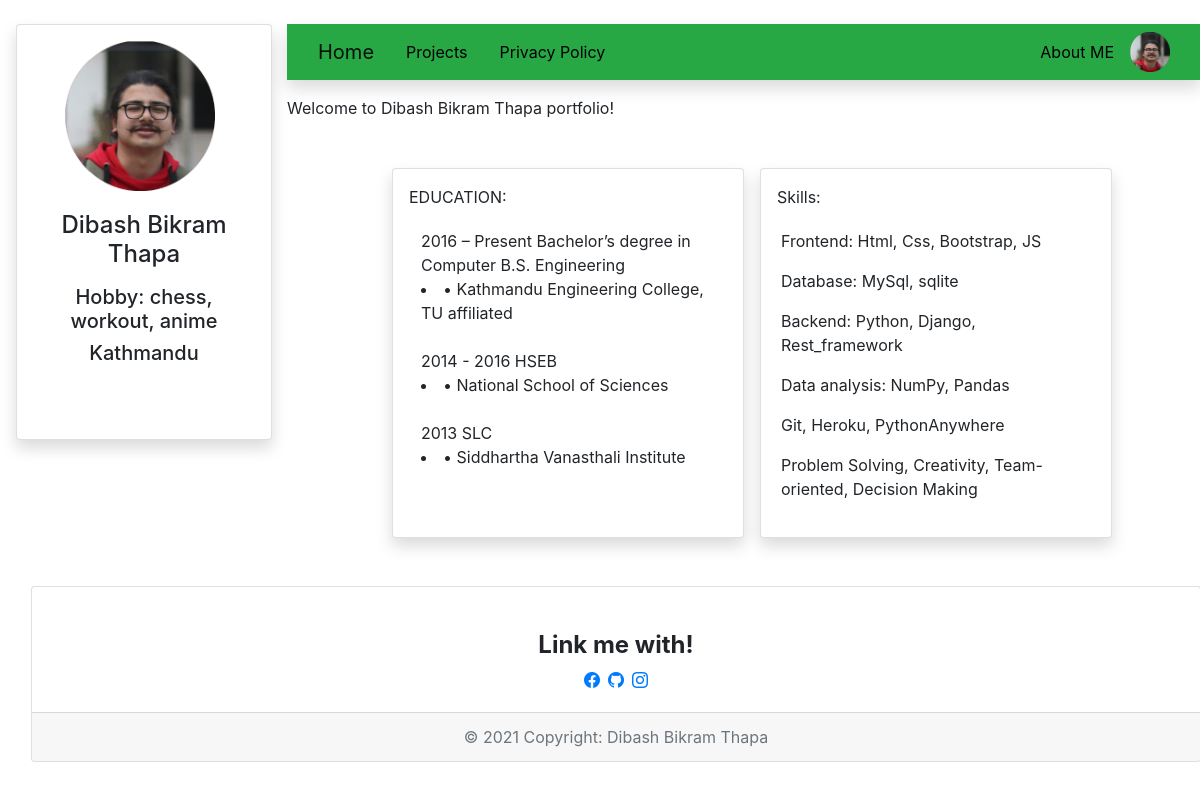
The app's page /, older data.
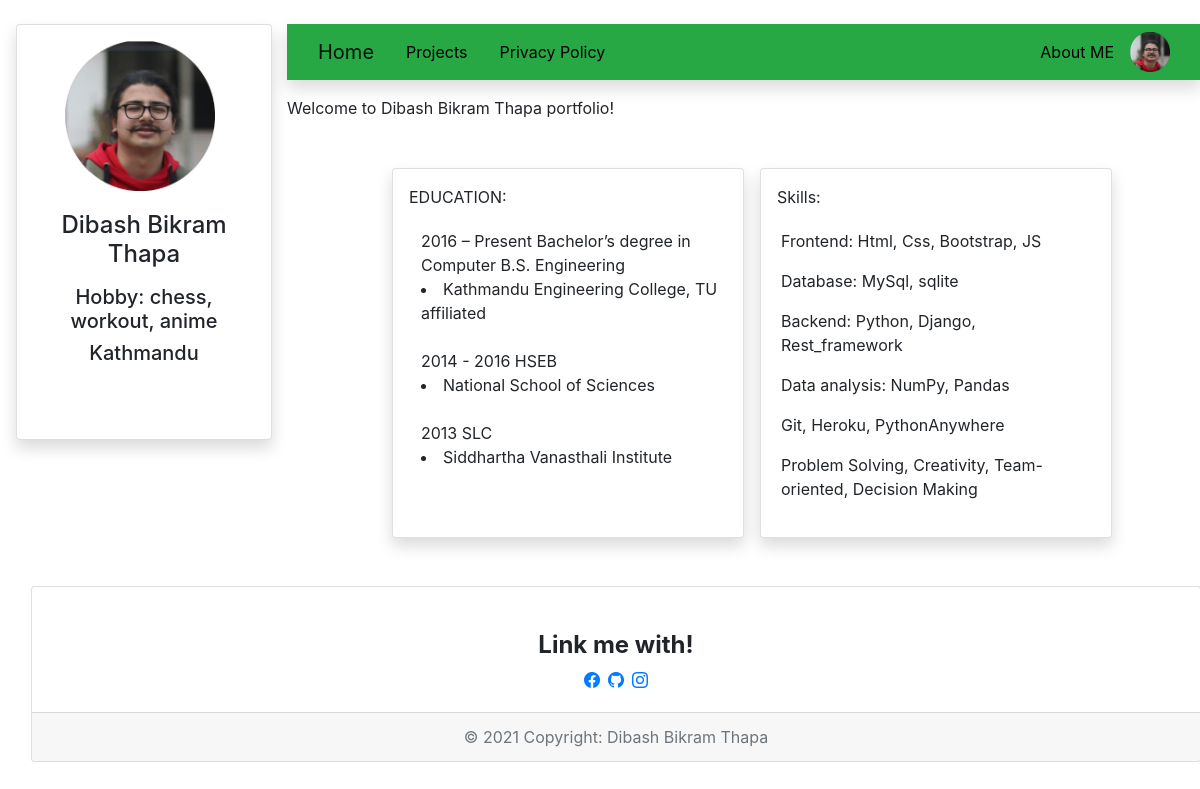
The same page, newer data.
### portfolioApp/models.py (models this page shows, shortened)
class Profile(models.Model):
    user=models.CharField(max_length=20, unique=True)
    profilepic=models.ImageField(upload_to='profilepic', blank=True)
    text = models.TextField()
    address=models.CharField(max_length=100)
    company=models.CharField(max_length=100, blank=True)
    UTitle = models.TextField(blank=True)
    University = models.TextField(blank=True)
    HTitle = models.TextField(blank=True)
    Highschool = models.TextField(blank=True)
    STitle = models.TextField(blank=True)
    School = models.TextField(blank=True)
    skill1=models.CharField(max_length=100)
    skill2=models.CharField(max_length=100)
    skill3=models.CharField(max_length=100)
    skill4=models.CharField(max_length=100)
    skill5=models.CharField(max_length=100)
    skill6=models.CharField(max_length=100)

### portfolioApp/views.py (the view)
# urls.py: path('', views.PortfolioView.as_view(), name='homeview'),
class PortfolioView(ListView):
    model = Profile
    template_name='portfolioApp/portfolioview.html'
    extra_context={'homecheck':True}

### portfolioApp/templates/portfolioApp/portfolioview.html (shortened to what this page needs)
<!DOCTYPE html>
{% load static %}
<html lang="en" dir="ltr">
  <head>
    <link rel="stylesheet" href="https://stackpath.bootstrapcdn.com/bootstrap/4.4.1/css/bootstrap.min.css">
  <link href="https://cdn.jsdelivr.net/npm/bootstrap-icons@1.5.0/font/bootstrap-icons.css" rel="stylesheet">
  <link rel="stylesheet" href="{% static "css/style.css" %}"/>
  </head>
  <body>
    <div class="ml-3 container-fluid">
      <div class="row mt-3 pt-2">
        {%for item in profile_list %}
        <div class=" card shadow text-center" style="width:16rem; height:26rem;">
            {% if item.profilepic %}
              <img class="card-img-left ml-5 mt-3" src="{{ item.profilepic.url }}" alt="fail"
                height="150" width="150">
            {% endif %}
            <div class="card-body">
              <div class="card-title ">
                <h4>{{item.user}}</h4>
              </div>
                <p class="card-text ">
                <h5>{{item.text}}</h5>
                <h5>{{item.address}}</h5>
              </p>
            </div>
        </div>
        {% endfor %}
        <div class="col-md ">
            <div class="row-md">
              <nav class="navbar navbar-light shadow bg-success">
                <div class="container-fluid">
                    <a class="navbar-brand"  href="{% url "portfolioapp:homeview" %}">Home</a>
                      <a class=" nav-link navlink"  href="{% url "portfolioapp:projectview" %}">Projects</a>
                      <a class=" nav-link navlink" href="https://www.termsfeed.com/live/c84125ad-23d1-4af6-bb91-b7043e99c937">Privacy Policy</a>
                  <div class="nav ml-auto" >
                      <a class=" nav-link navlink"  href="{% url "portfolioapp:aboutme" %}">About ME</a>
                        {%for item in profile_list %}
                      <img src="{{ item.profilepic.url }}" height="40" width="40">
                      {% endfor %}
                    </div>
                </div>
              </nav>
              </div>
              {% if homecheck %}
              <div class="mt-3 ">
                  {%for item in profile_list %}
                    Welcome to {{item.user}} portfolio!<br><BR>
                <div class="row justify-content-center">
                  <div class="mt-4 pt-3 ml-3 card shadow" style='width:22rem;'>
                      <div class="ml-3 card-head ">EDUCATION:</div>
                  <div class="card-body">
                    <div class="ml-2">
                    {{item.UTitle}}<br>
                    <li>{{item.University}}</li><Br>
                    {{item.HTitle}}<br>
                    <li>{{item.Highschool}}</li><BR>
                    {{item.STitle}}<br>
                    <li>{{item.School}}</li>
                  </div>
                      </div>
                    </div>
                  <div class="mt-4 pt-3 ml-3 card shadow " style='width:22rem;'>
                    <div class="ml-3 card-head">Skills:   </div>
                    <div class="card-body">
                    <p>{{item.skill1}}</p>
                      <p>{{item.skill2}}  </p>
                      <p>{{item.skill3}}  </p>
                    <p>  {{item.skill4}}  </p>
                    <p>  {{item.skill5}}  </p>
                    <p>  {{item.skill6}}  </p>
                  {% endfor %}
                      </div>
                    </div>
                </div>
              </div>
              {% endif %}
        </div>
    </div>
    <div class="mt-5 pt-4 card text-center">
      <div class="card-body">
        <h4><b>Link me with!</h4></b>
        <div class=" row justify-content-center">
            <a  href="https://www.facebook.com/dibash.thapa.39/" target="_blank"><i class="bi bi-facebook" ></i></a>
          <div class="ml-2">
            <a  href="https://github.com/DibashBikramThapa" target="_blank"><i class="bi bi-github" ></i></a>
          </div>
          <div class="ml-2">
            <a href="https://www.instagram.com/thapa_b_dibash/"  target="_blank"><i class="bi bi-instagram"></i></a>
          </div>
        </div>
      </div>
      <div class="card-footer text-muted">
        © 2021 Copyright: Dibash Bikram Thapa
      </div>
    </div>
    </div>
  </body>
</html>

### static/css/style.css (style rules this page uses)
.nav-link { color:black; }
body { background-color:white; }

Row changes from the older to the newer data that the page shows:
changed Profile "Dibash Bikram Thapa": University "• Kathmandu Engineering College, TU affiliated" → "Kathmandu Engineering College, TU affiliated"; Highschool "• National School of Sciences" → "National School of Sciences"; School "• Siddhartha Vanasthali Institute" → "Siddhartha Vanasthali Institute"
